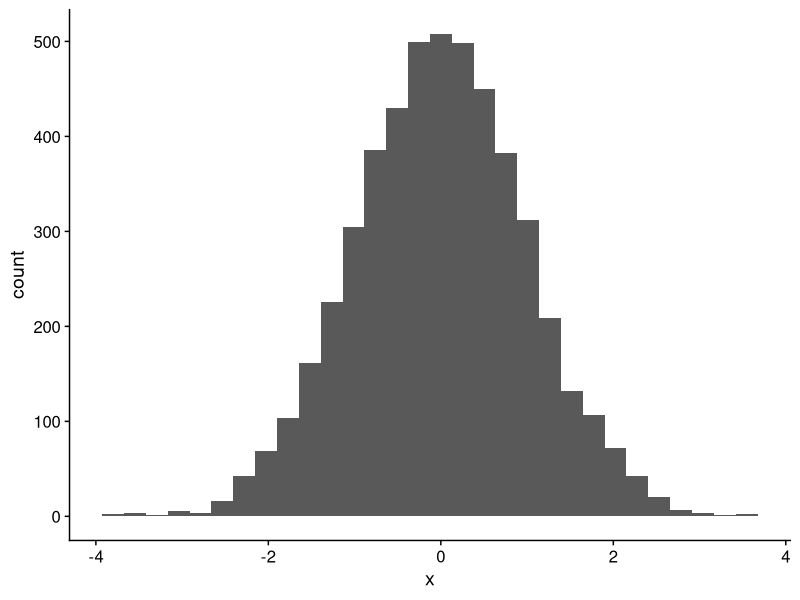
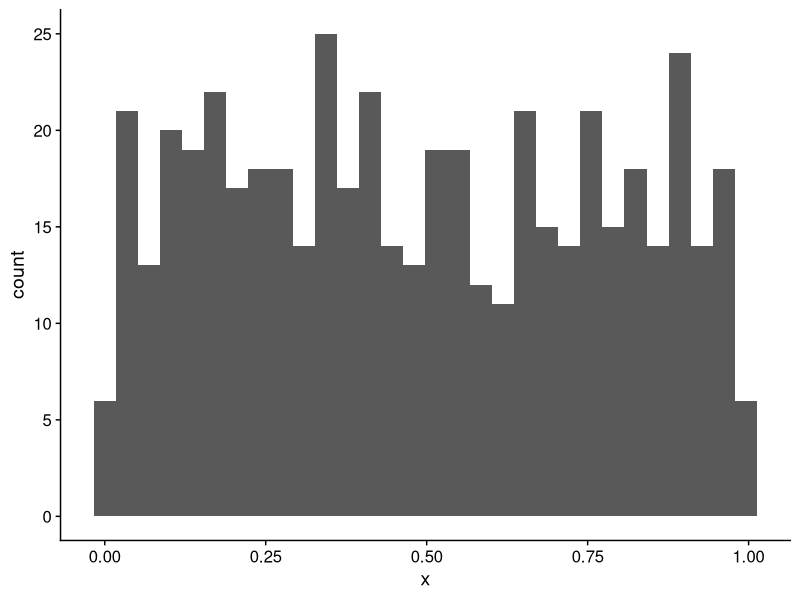
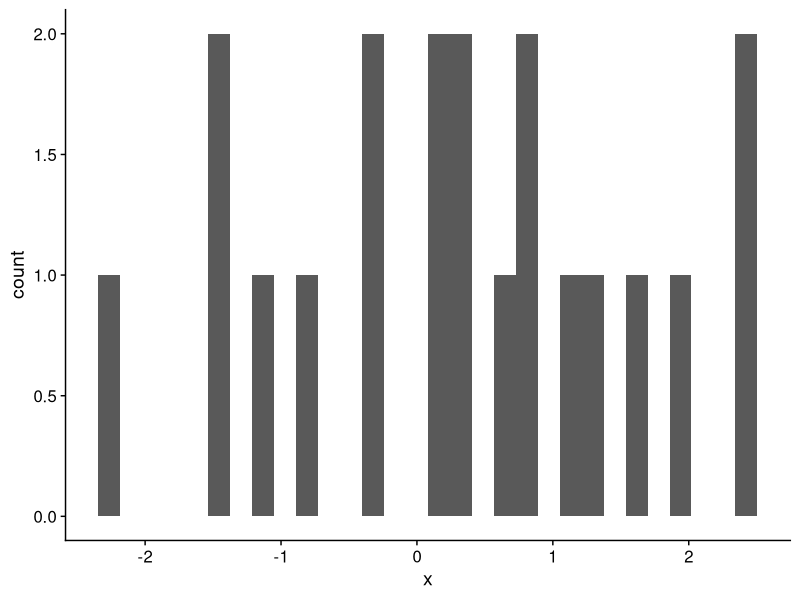
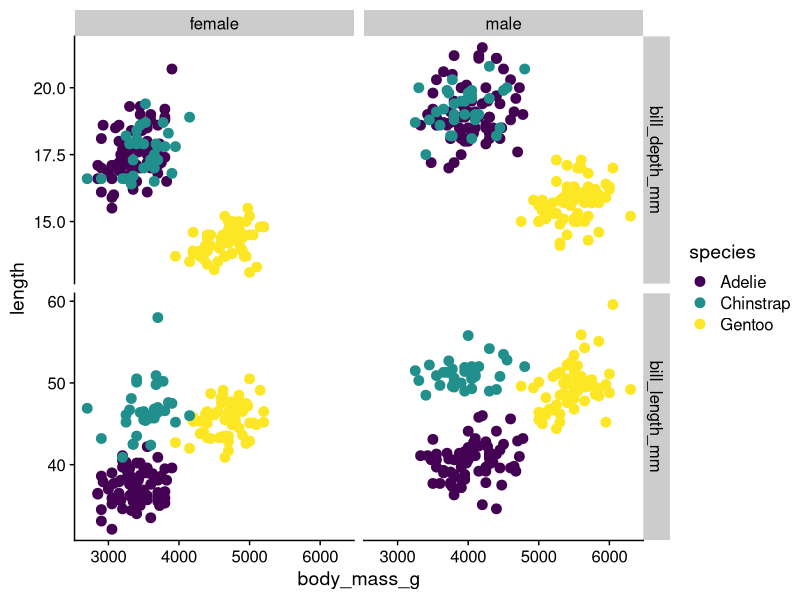
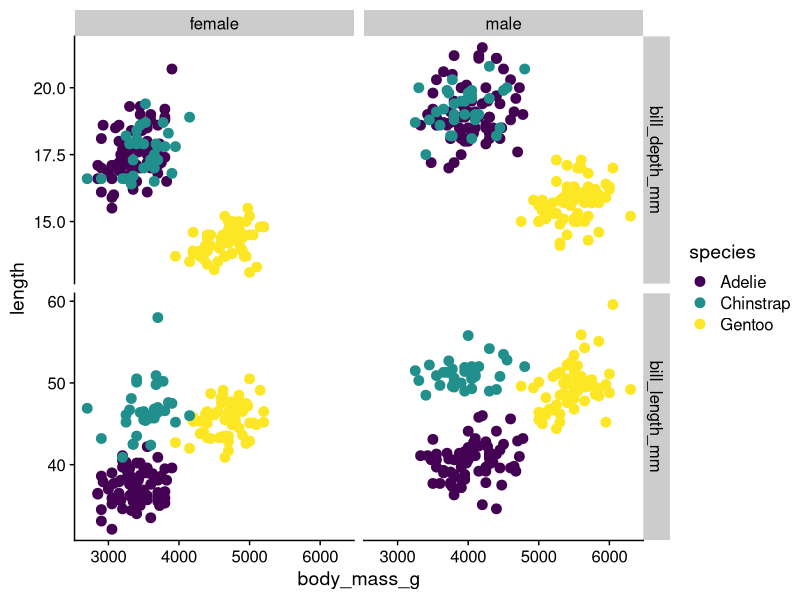
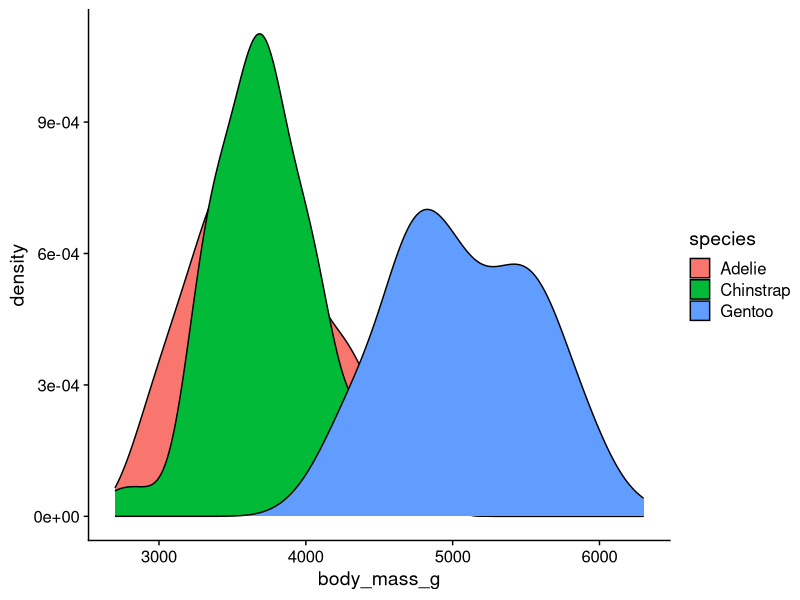
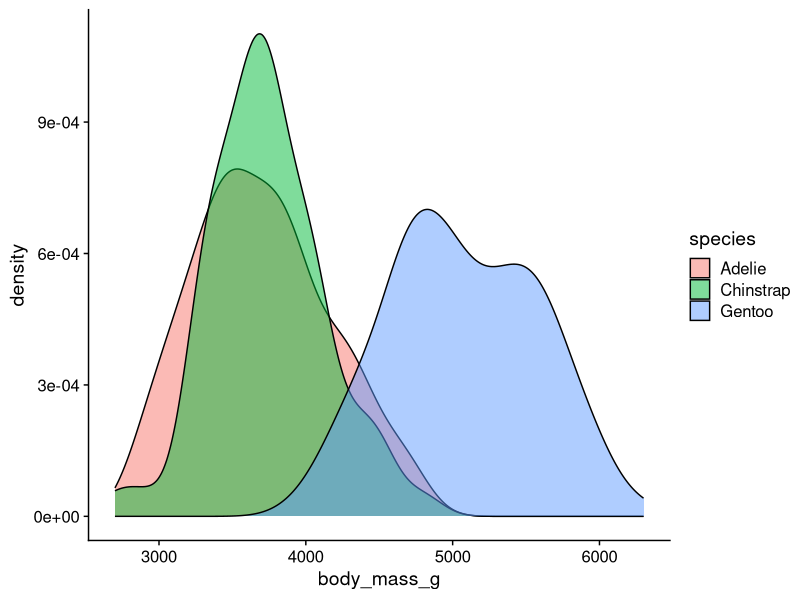
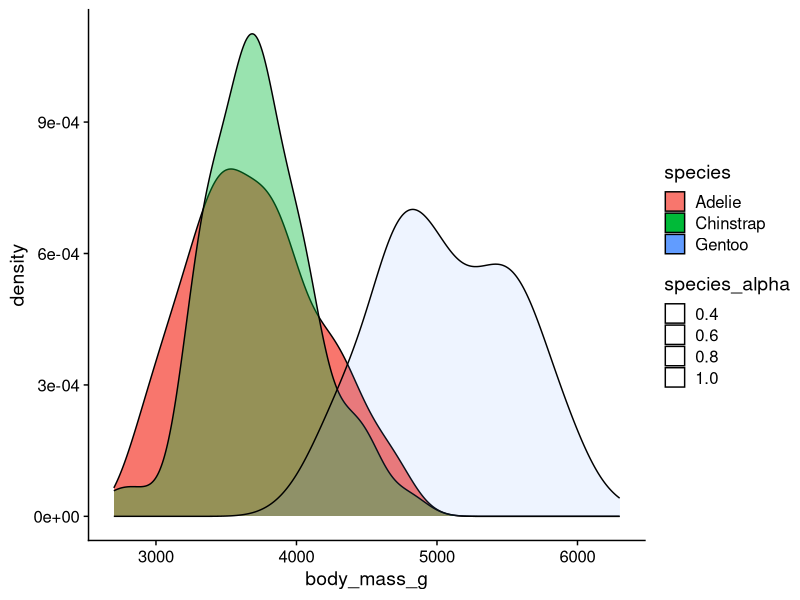

These figures' R source, in order:
## ---- chunk 1
library(tidyverse)
library(cowplot)
theme_set(theme_cowplot())

library(palmerpenguins)
island_data <- tibble(
  island = as.character(levels(penguins$island)),
  latitude = c(-64.766667, -65.433333, -64.733333),
  longitude = c( -64.083333, -65.5, -64.233333)
)
## ---- chunk 2
x <- rnorm(5000)
ggplot(tibble(x), aes(x)) +
  geom_histogram(bins = 30)
## ---- chunk 3
shapiro.test(x)
## ---- chunk 4
x <- runif(500)
ggplot(tibble(x), aes(x)) +
  geom_histogram(bins = 30)
## ---- chunk 5
shapiro.test(x)
## ---- chunk 6
x <- rnorm(20)
ggplot(tibble(x), aes(x)) +
  geom_histogram(bins = 30)
## ---- chunk 7
shapiro.test(x)
## ---- chunk 8
str(airquality)
## ---- chunk 9
airquality[c(1, 3, 5), ]
airquality |> slice(1, 3, 5)
## ---- chunk 10
airquality[sample(1:nrow(airquality), 7), ]

airquality |> slice_sample(n = 7)
## ---- chunk 11
airquality[sample(1:nrow(airquality), nrow(airquality) %/% 20), ]

airquality |> slice_sample(prop = 0.05)
## ---- chunk 12
library(palmerpenguins)
head(penguins)
## ---- chunk 13
island_data
## ---- chunk 14
penguins_long <- penguins %>%
  select(species, sex, body_mass_g, bill_length_mm, bill_depth_mm) %>% 
  pivot_longer(cols = -c(species, sex, body_mass_g),
               names_to = "bill_measure",
               values_to = "length") %>% 
  drop_na()

ggplot(penguins_long, aes(x = body_mass_g, y = length, color = species)) +
  geom_point(size = 3) +
  scale_colour_viridis_d() +
  facet_grid(bill_measure ~ sex, scales = "free_y")
## ---- chunk 15
penguins_long <- penguins %>%
  select(species, sex, body_mass_g, bill_length_mm, bill_depth_mm) %>% 
  pivot_longer(cols = c(bill_length_mm, bill_depth_mm),
               names_to = "bill_measure",
               values_to = "length") %>% 
  drop_na()
## ---- chunk 16
penguins_long <- penguins %>%
  select(species, sex, body_mass_g, bill_length_mm, bill_depth_mm) %>% 
  pivot_longer(cols = -c(species, sex, body_mass_g),
               names_to = "bill_measure",
               values_to = "length") %>% 
  drop_na()
## ---- chunk 17
penguins_long
## ---- chunk 18
ggplot(penguins_long, aes(x = body_mass_g, y = length, color = species)) +
  geom_point(size = 3) +
  scale_colour_viridis_d() +
  facet_grid(bill_measure ~ sex, scales = "free_y")
## ---- chunk 19
penguins_long <- penguins_long %>% 
  mutate(bill_measure = str_remove(bill_measure, "_mm"),
         bill_measure = str_remove(bill_measure, "bill_"))

head(penguins_long)
## ---- chunk 20
penguins_long %>% 
  pivot_wider(id_cols = c(species, sex, body_mass_g),
              names_from = bill_measure, values_from = length)
## ---- chunk 21
penguins_long %>% 
  group_by(species, sex, body_mass_g) %>% 
  tally()
## ---- chunk 22
island_data
## ---- chunk 23
intersect(colnames(penguins), colnames(island_data))
## ---- chunk 24
left_join(penguins, island_data)
## ---- chunk 25
penguins <- penguins %>% 
  mutate(log_bill_length = log10(bill_length_mm),
         log_bill_depth = log10(bill_depth_mm))

str(penguins)
## ---- chunk 26
penguins$log_body_mass <- log10(penguins$body_mass_g)

str(penguins)
## ---- chunk 27
penguins %>% 
  group_by(species, sex, island) %>% 
  summarize(mean_log_mass = mean(log_body_mass),
            mean_log_bill_length = mean(log_bill_length))
## ---- chunk 28
penguins %>% 
  drop_na(sex) %>% 
  group_by(species, sex, island) %>% 
  summarize(mean_log_mass = mean(log_body_mass),
            mean_log_bill_length = mean(log_bill_length))
## ---- chunk 29
penguins %>% 
  drop_na(sex) %>% 
  group_by(species, sex, island) %>% 
  summarize(mean_log_mass = mean(log_body_mass),
            mean_log_bill_length = mean(log_bill_length),
            .groups = "drop")
## ---- chunk 30
penguins <- penguins %>% 
  drop_na(body_mass_g)
## ---- chunk 31
ggplot(penguins, aes(body_mass_g, fill = species)) +
  geom_density()
## ---- chunk 32
ggplot(penguins, aes(body_mass_g, fill = species)) +
  geom_density(alpha = 0.5)
## ---- chunk 33
penguins <- penguins %>% 
  mutate(species_alpha = case_when(
    species == "Adelie" ~ 1,
    species == "Chinstrap" ~ 0.5,
    species == "Gentoo" ~ 0.25
  ))
penguins %>% select(species, species_alpha) %>% slice_sample(n = 10)
## ---- chunk 34
ggplot(penguins, aes(body_mass_g, fill = species,
                     alpha = species_alpha)) +
  geom_density()
## ---- chunk 35
library(ggridges)
ggplot(penguins, aes(x = body_mass_g, y = species, fill = species)) +
  geom_density_ridges(alpha = 0.5)
## ---- chunk 36
ggplot(penguins, aes(body_mass_g, color = species, fill = species)) +
  geom_histogram(bins = 30, alpha = 0.5)
## ---- chunk 37
ggplot(penguins, aes(log_bill_length, log_bill_depth, color = species,
                     size = log_body_mass)) +
  geom_point()
